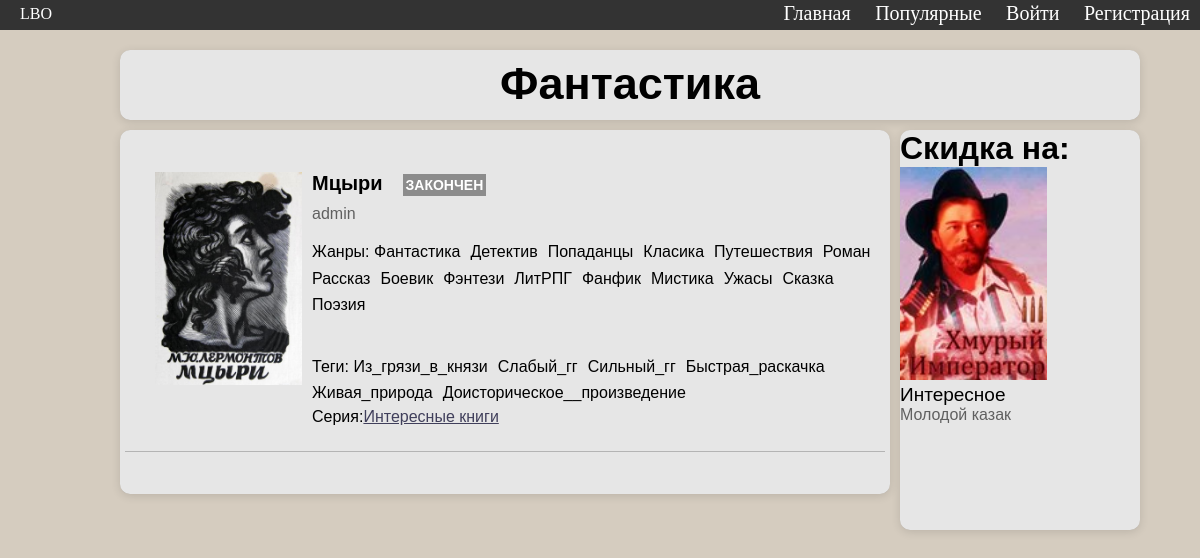
The page /genre/fantastika/ on the database its author committed.
### home/models.py (models this page shows, shortened)
class Genre(models.Model):
	name = models.CharField(max_length=20)
	slug = models.SlugField(verbose_name='URL')
	def __str__(self):
		return self.name
	class Meta:
		verbose_name = 'Жанр'
		verbose_name_plural = 'Жанры'

class Book(models.Model):
	title = models.CharField(max_length=30, blank=True)
	image = models.ImageField(upload_to="images/", default="images/black.jpg")
	author_name = models.ForeignKey(User, on_delete = models.CASCADE, null=True)
	description = models.CharField(max_length=1000)
	price = models.IntegerField()
	views = models.IntegerField(default=0)
	pub_date = models.DateTimeField('Дата публикауции', default=timezone.now)
	status = models.CharField(max_length=30, default="В процессе")
	tags = models.ManyToManyField('Tag', blank=True, related_name='books')
	genres = models.ManyToManyField('Genre', blank=True, related_name='books')
	class Meta:
		verbose_name = 'Книга'
		verbose_name_plural = 'Книги'

class Tag(models.Model):
	name = models.CharField(verbose_name='Название', max_length=60)
	slug = models.SlugField(verbose_name='URL')
	def __str__(self):
		return self.name
	class Meta:
		verbose_name = 'Тег'
		verbose_name_plural = 'Теги'

### cabinet/models.py (models this page shows)
class User(AbstractUser):
	about_me = models.CharField(max_length=100, blank=True)
	status = models.CharField(max_length=50, blank=True)
	image = models.ImageField(upload_to="images/", default="images/black.jpg")
	is_on = models.BooleanField(default=True)
	location = models.CharField(default="Neverland", max_length=20)
	birth_date = models.DateField(default=timezone.now)
	class Meta:
		verbose_name = 'Пользователь'
		verbose_name_plural = 'Пользователи'

### home/views.py (the view)
# urls.py: path("genre/<str:slug>/", views.get_genre, name="get_genre"),
def get_genre(request, slug):
	genre = get_object_or_404(Genre, slug=slug)
	books = genre.books.all
	return render(request, "home/for_column_view.html", {'user': request.user, "title": genre, "books": books})

### home/templates/home/for_column_view.html (shortened to what this page needs)
{% load static %}
<!DOCTYPE html>
<html>
<head>
	<link rel="stylesheet" type="text/css" href="{% static 'css/style.css' %}">
	<link rel="stylesheet" type="text/css" href="{% static 'css/media_queries.css' %}">
</head>
<body>
{% include "home/header.html" %}
<div class="element section_title">
	<h1>{{title}}</h1>
</div>
<div class="main_column element">
{% for book in books %}
{% include "home/book_from_list.html" %}
{% endfor %}
</div>
<div class="second_column will_none">
	<div class="discount element">
		<h1>Скидка на:</h1>
		<img src="/media/images/book3.jpg" alt="" class="img_slide">
		<div class="img_title">Интересное</div>
		<div class="author_name">Молодой казак</div>
	</div>
</div>
</body>
</html>

### home/templates/home/book_from_list.html
<div class="book_wraper">
	<div class="m slide" style="margin-right: 10px; width: auto;">
		<a href="{% url 'home:book' book.id %}">
			<img src="{{book.image.url}}" alt="" class="img_slide">
		</a>
	</div>
	<div class="information">
		<a href="{% url 'home:book' book.id %}" class="book_title">{{book.title}}</a><span class="status">{{book.status}}</span>
		<a href="#" class="author_name">{{book.author_name}}</a>
		<div class="book_genre">Жанры: {% for i in book.genres.all %}<a class="object_link" href="{% url 'home:get_genre' i.slug %}">{{i}}</a>{% endfor %}
		</div>
		<div class="book_tags">Теги: {% for i in book.tags.all %}<a class="object_link" href="{% url 'home:get_tag' i.slug %}">{{i}}</a>{% endfor %}</div>
		<span>Серия: </span><a href="#" class="series" style="">Интересные книги</a>
	</div>
</div>

### static/css/style.css (style rules this page uses)
body { margin: 0; background: #D5CCBF; font-family: "Helvetica"; }
h1, h2, h3, h4, h5, h6 { margin: 0; }
a { text-decoration: none; color: black; }
img { max-width: 100%; }
span { display: inline-block; }
.element { background: #E6E6E6; border-radius: 10px; box-shadow: 0 0.005em 0.01em 0 rgba(0,0,0,.12), 0 2px 10px 0 rgba(0,0,0,.12); }
.slide { display: inline-block; width: 176px; margin:0 30px; transition: transform 0.6s ease; transform: translateX(0); }
.img_slide { height: 213px; max-width: 147px; min-height: initial; min-width: 120px; }
.main_column { margin: 60px 10px 5% 10%; width: calc(65% - 10px); height: auto; position: relative; padding: 20px 5px; box-sizing: border-box; float: left; }
.book_wraper { position: relative; border-bottom: 1px solid rgb(180, 180, 180); margin: 22px 0; padding-bottom: 15px; box-sizing: border-box; display: flex; flex-direction: row; }
.section_title { position: relative; width: 85%; margin-left: 10%; top: 50px; height: 70px; text-align: center; }
.section_title > h1 { font-size: 45px; font-family: "Helvetica"; position: absolute; width: 100%; text-align: center; margin-top: 8px; }
.information { font-family: "Helvetica"; }
.book_genre, .book_tags { white-space: pre-wrap; width: 100%; line-height: 1.54; position: relative; }
.book_title { margin-bottom: 2px; font-size: 20px; font-weight: bolder; margin-bottom: 10px; display: inline-block; }
.author_name { font-size: 16px; color: rgb(96, 96, 96); margin-bottom: 17px; display: block; }
.book_genre { font-style: 15px; margin-bottom: 10px; display: block; }
.book_tags { font-size: 16px; }
.status { margin-left: 20px; font-weight: 700; text-transform: uppercase; font-size: 14px; background: rgb(140, 140, 140); color: white; padding: 3px; }
.series { margin-bottom: 10px; color: #403F5B; display: inline-block; text-decoration: underline; }
.second_column { width:20%; height: 80vh; float: right; position: relative; margin-right: 5%; margin-top: 60px; }
.discount { height: 400px; }
.img_title { font-size: 19px; }
.object_link { display: inline-block; margin-right: 10px; }
.object_link:after { content: ""; display: block; width: 100%; height: 2px; opacity: 0; background: black; transition: .2s ease-in-out }

### rows shown on the page
Genre: name "Фантастика"
Book: image (picture), title "Мцыри", status "ЗАКОНЧЕН", author_name "admin"
Genre: name "Детектив"
Genre: name "Попаданцы"
Genre: name "Класика"
Genre: name "Путешествия"
Genre: name "Роман"
Genre: name "Рассказ"
Genre: name "Боевик"
Genre: name "Фэнтези"
Genre: name "ЛитРПГ"
Genre: name "Фанфик"
Genre: name "Мистика"
Genre: name "Ужасы"
Genre: name "Сказка"
Genre: name "Поэзия"
Tag: name "Из_грязи_в_князи"
Tag: name "Слабый_гг"
Tag: name "Сильный_гг"
Tag: name "Быстрая_раскачка"
Tag: name "Живая_природа"
Tag: name "Доисторическое__произведение"
